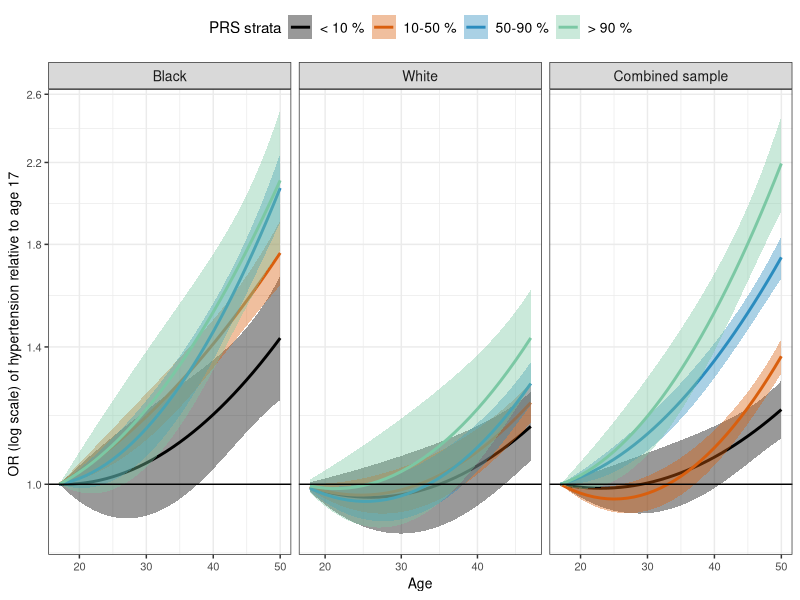

Write R code to recreate this figure.
library(ggplot2)
library(dplyr)


figure7_df<- read.csv("../Source_Data/2022-03-12_Data_figure7.csv")

#reorder facet wrap
figure7_df$Race<-factor(figure7_df$Race, levels = c("Black","White","Combined sample"))

plot<-ggplot(figure7_df, aes(age, OR)) + 
            geom_smooth(aes(ymin = low_OR, 
                            ymax = high_OR, 
                            fill = group, 
                            colour = group), stat = "identity" ) + 
            scale_colour_manual("PRS strata",values=c('#000000','#d95f0e', '#2b8cbe','#7BC8A4' ),
                              labels=c("< 10 %", "10-50 %", "50-90 %", "> 90 %")) + 
            scale_fill_manual("PRS strata",values=c('#000000','#d95f0e', '#2b8cbe','#7BC8A4'), 
                              labels=c("< 10 %", "10-50 %", "50-90 %", "> 90 %")) + 
            xlab("Age") + 
            geom_hline(yintercept = 1, 
                       size=0.5) + 
            scale_y_continuous(trans = "log", breaks = c(1,1.4,1.8,2.2,2.6))+
            ylab("OR (log scale) of hypertension relative to age 17 ") + 
            theme_bw() +
            theme(text = element_text(size=10),
                  legend.title=element_text(size=11), 
                  legend.text=element_text(size=10),
                  strip.text = element_text(size = 10), legend.position = "top")


pdf("output/here",  width=8, height = 4)

plot+ facet_wrap(~Race, scales = "free_x")

dev.off()




